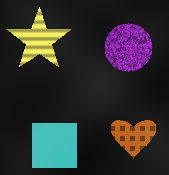
#> input picture image.png, 169 x 175 px
$ python posicionesTest.py
#> lines starting #> are read from the running program, lines starting #| are printed output that depends on the picture
### sacarRuido.py
import numpy as np
import matplotlib.pyplot as plt
from skimage import io, util
from skimage.color import rgb2hsv, hsv2rgb, rgb2gray
from skimage.morphology import dilation


# [45 lines left out: functions pltImagenConFiltros, filtroMaximo, promedioGeometrico, not called in this run]


def sacarGrises(imagen):
    imagenHSV = rgb2hsv(imagen)
#> imagenHSV: shape (175, 169, 3) float64; mean of channels 0, 1, 2 0.0922, 0.146, 0.224
    canalSaturacion = imagenHSV[:, :, 1]
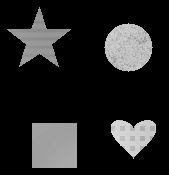
#> canalSaturacion: shape (175, 169) float64; min 0, max 0.853, mean 0.146
    imagenHSV[canalSaturacion == 0] = 0
#> imagenHSV: shape (175, 169, 3) float64; mean of channels 0, 1, 2 0.0922, 0.146, 0.152
    return hsv2rgb(imagenHSV)
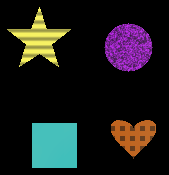
#> returned value: shape (175, 169, 3) float64; mean of channels 0, 1, 2 0.113, 0.111, 0.109; drawn as R, G, B


# [14 lines that do not run on import are left out]

### obtenerPosicionesFiguras.py
import numpy as np
from skimage.color import rgb2hsv


maxX = 0
minX = 0
maxY = 0
minY = 0


def esNegro(pixel):
    return pixel[1] == 0 and pixel[2] == 0


def dfs(imagen, visitados, starty, startx):
    global maxX, minX, maxY, minY
    maxX = startx
    minX = startx
    maxY = starty
    minY = starty

    stack = [(startx, starty)]

    while len(stack) != 0:
        x, y = stack.pop()
        if visitados[y, x] != 0:
            continue

        visitados[y, x] = 1

        if x > maxX:
            maxX = x
        elif x < minX:
            minX = x

        if y > maxY:
            maxY = y
        elif y < minY:
            minY = y

        for xvecino in range(max(x-2, 0), min(x+3, imagen.shape[1])):
            for yvecino in range(max(y-2, 0), min(y+3, imagen.shape[0])):
                if (xvecino != x or yvecino != y) and not esNegro(imagen[yvecino, xvecino]):
                    stack.append((xvecino, yvecino))


def encontrarPosicionesImagenes(imagen):
    global maxX
    global minX
    global maxY
    global minY

    res = []
    imagenHSV = rgb2hsv(imagen)
#> imagenHSV: shape (175, 169, 3) float64; mean of channels 0, 1, 2 0.0922, 0.146, 0.152
    visitados = np.zeros((imagen.shape[0], imagen.shape[1]))
    for i in range(imagen.shape[0]):
        for j in range(imagen.shape[1]):
            if visitados[i, j] == 0 and not esNegro(imagenHSV[i, j]):
                dfs(imagenHSV, visitados, i, j)
                res.append([minX, maxX, minY, maxY])
#> after the loop, res = [[7, 70, 7, 66], [104, 152, 23, 71], [111, 155, 120, 158], [32, 76, 123, 167]]

    return res

### posicionesTest.py
import matplotlib.pyplot as plt
from skimage import io, util
import obtenerPosicionesFiguras as op
import sacarRuido as sr


def mostrarFiguras(imagen):
    limitesFiguras = op.encontrarPosicionesImagenes(imagen)
#> limitesFiguras has the same summary as res in encontrarPosicionesImagenes
    cant = min(len(limitesFiguras), 4)
#> cant = 4
    for i in range(cant):
        minX = limitesFiguras[i][0]
        maxX = limitesFiguras[i][1]
        minY = limitesFiguras[i][2]
        maxY = limitesFiguras[i][3]
        figura = imagen[minY:maxY+1, minX:maxX+1]
        print(f"({minX}, {minY}), ({maxX}, {maxY})")
        axs[0][i].set_title(f"Figura {i}")
        axs[0][i].axis("off")
        axs[0][i].imshow(figura)

        enGris = rgb2gray(figura)
        axs[1][i].set_title("Histograma del gris")
        axs[1][i].grid(True)
        axs[1][i].hist(enGris.ravel(), bins=256, histtype='step', color='black')
#> this loop made 1 pass
#| (7, 7), (70, 66)
#> pass 1, in mostrarFiguras, `figura = imagen[minY:maxY+1, minX:maxX+1]`:
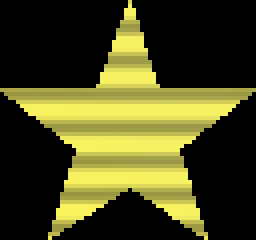
#> figura: shape (60, 64, 3) float64 (shown 4 times larger); mean R, G, B 0.291, 0.285, 0.121


if __name__ == "__main__":
    imagen = util.img_as_float64(io.imread("./image.png"))
    imagen = sr.sacarGrises(imagen)

    fig, axs = plt.subplots(2, 4, figsize=(20, 10))
#> (the run stopped early here; a loop or call above may not have finished)
